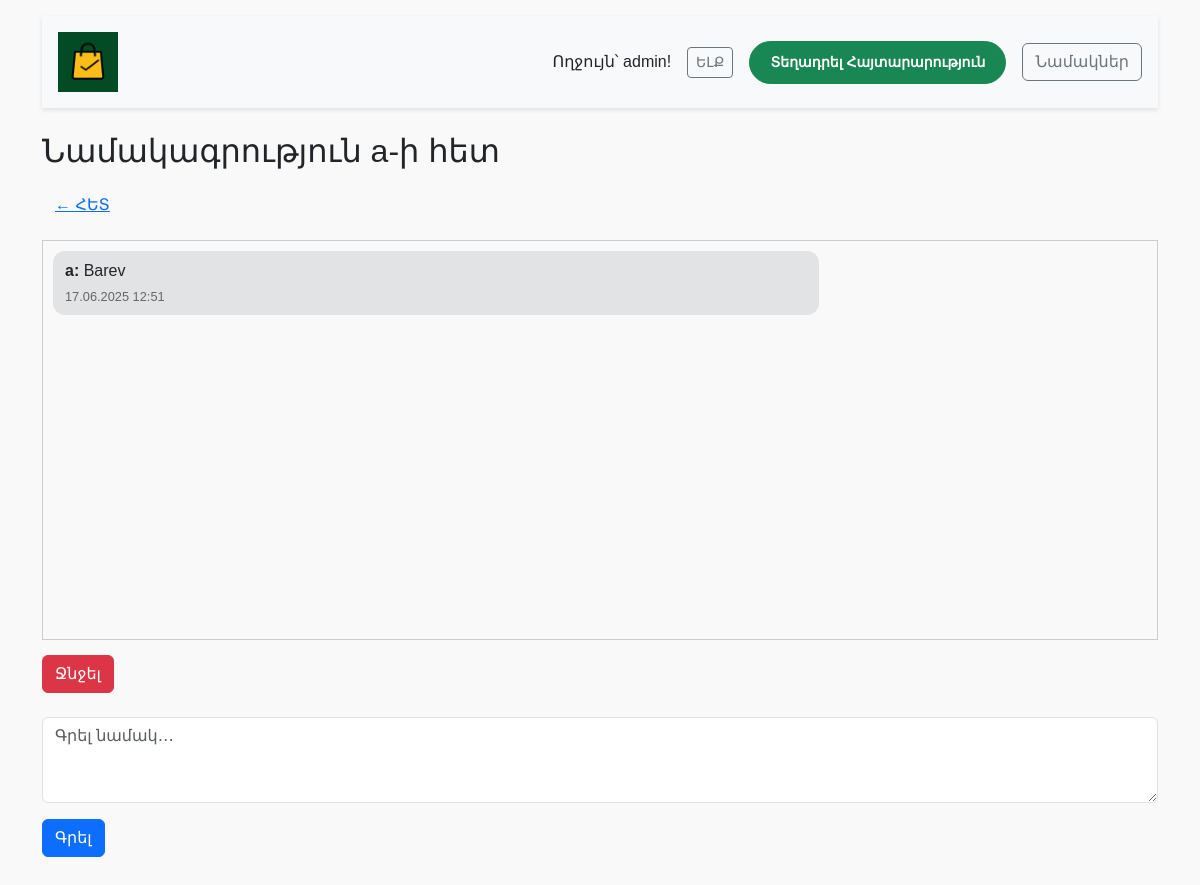
/messages/5/ (signed in), run on the app's committed database.
### listings/models.py (models this page shows, shortened)
class Message(models.Model):
    sender = models.ForeignKey(User, on_delete=models.CASCADE, related_name='sent_messages')
    recipient = models.ForeignKey(User, on_delete=models.CASCADE, related_name='received_messages')
    listing = models.ForeignKey('Listing', on_delete=models.CASCADE, related_name='messages', null=True, blank=True)
    text = models.TextField()
    timestamp = models.DateTimeField(auto_now_add=True)
    is_read = models.BooleanField(default=False)
    class Meta:
        ordering = ['timestamp']

### listings/views.py (the view, shortened to what this page needs)
# urls.py: path('messages/<int:user_id>/', views.conversation_detail, name='conversation_detail'),  # Чат с конкретным пользователем
@login_required
def conversation_detail(request, user_id):
    user = request.user
    other = get_object_or_404(User, id=user_id)
    messages = Message.objects.filter(
        (Q(sender=user) & Q(recipient=other)) | (Q(sender=other) & Q(recipient=user))
    ).order_by('timestamp')
    return render(request, 'listings/conversation_detail.html', {
        'messages': messages,
        'other': other,
        'listing': messages.first().listing if messages.exists() else None,
    })

### listings/templates/listings/conversation_detail.html (shortened to what this page needs)
<!DOCTYPE html>
{% load static %}
<html lang="hy">
<head>
  <link href="https://cdn.jsdelivr.net/npm/bootstrap@5.3.0/dist/css/bootstrap.min.css" rel="stylesheet" />
  <link rel="stylesheet" href="{% static 'css/style.css' %}" />
</head>
<body class="container py-3">
  <header class="d-flex justify-content-between align-items-center flex-wrap p-3 bg-light">
    <div class="mb-2 mb-md-0">
      <a href="{% url 'home' %}"><img src="{% static 'css/logo.png' %}" alt="Logo" style="height: 60px;"></a>
    </div>
    <div class="d-flex align-items-center flex-wrap gap-2">
      {% if user.is_authenticated %}
        <span class="me-2">Ողջույն՝ {{ user.username }}!</span>
        <form method="post" action="{% url 'logout' %}" style="display: inline;">
          <button type="submit" class="btn btn-outline-secondary btn-sm">ԵԼՔ</button>
        </form>
        <a href="{% url 'add_listing' %}" class="btn btn-success btn-sm ms-2">Տեղադրել Հայտարարություն</a>
      {% else %}
        <a href="{% url 'login' %}" class="btn btn-primary">ՄՈՒՏՔ</a>
        <a href="{% url 'register' %}" class="btn btn-secondary btn-sm">ԳՐԱՆՑՎԵԼ</a>
      {% endif %}
      {% if user.is_authenticated %}
        <a href="{% url 'conversations_list' %}" class="btn btn-outline-secondary ms-2">Նամակներ</a>
      {% endif %}
    </div>
  </header>
  <h2 class="mt-4 mb-3">Նամակագրություն {{ other.username }}-ի հետ</h2>
  <a href="{% url 'conversations_list' %}" class="btn btn-link mb-3">&larr; ՀԵՏ</a>
  <div id="messages" aria-live="polite" aria-atomic="false">
    {% for message in messages %}
      <div class="message {% if message.sender == user %}sent{% else %}received{% endif %}">
        <b>{{ message.sender.username }}:</b> {{ message.text|linebreaksbr }}
        <small>{{ message.timestamp|date:"d.m.Y H:i" }}</small>
      </div>
    {% empty %}
      <p class="empty">Դատարկ</p>
    {% endfor %}
  </div>
  <a href="{% url 'delete_conversation' other.id %}" class="btn btn-danger mb-4">Ջնջել</a>
  <form method="post" class="mb-5" novalidate>
    <div class="mb-3">
      <textarea
        name="text"
        rows="3"
        class="form-control"
        placeholder="Գրել նամակ․․․"
        required
        autofocus
      ></textarea>
    </div>
    <button type="submit" class="btn btn-primary">Գրել</button>
  </form>
</body>
</html>

### listings/static/css/style.css (style rules this page uses)
body { font-family: Arial, sans-serif; background-color: #f9f9f9; margin: 0; padding: 0; overflow-x: hidden; }
header { background-color: #ffffff; box-shadow: 0 2px 4px rgba(0, 0, 0, 0.1); }
.btn-success { border-radius: 25px; padding: 10px 20px; font-weight: bold; cursor: pointer; }
a { text-decoration: none; color: inherit; }

### listings/templates/listings/conversation_detail.html (style rules this page uses)
#messages { height: 400px; overflow-y: auto; border: 1px solid #ccc; padding: 10px; margin-bottom: 15px; background: #f9f9f9; scroll-behavior: smooth; }
.message { margin-bottom: 10px; max-width: 70%; padding: 8px 12px; border-radius: 12px; word-wrap: break-word; }
.message.received { background-color: #e2e3e5; margin-right: auto; text-align: left; }
.message small { display: block; margin-top: 4px; color: #666; font-size: 0.8rem; }

### data on the page
Message: sender.username "a", text "Barev", timestamp "17.06.2025 12:51"

### other printed values
{{ user.username }} "admin"
{{ other.username }} "a"
